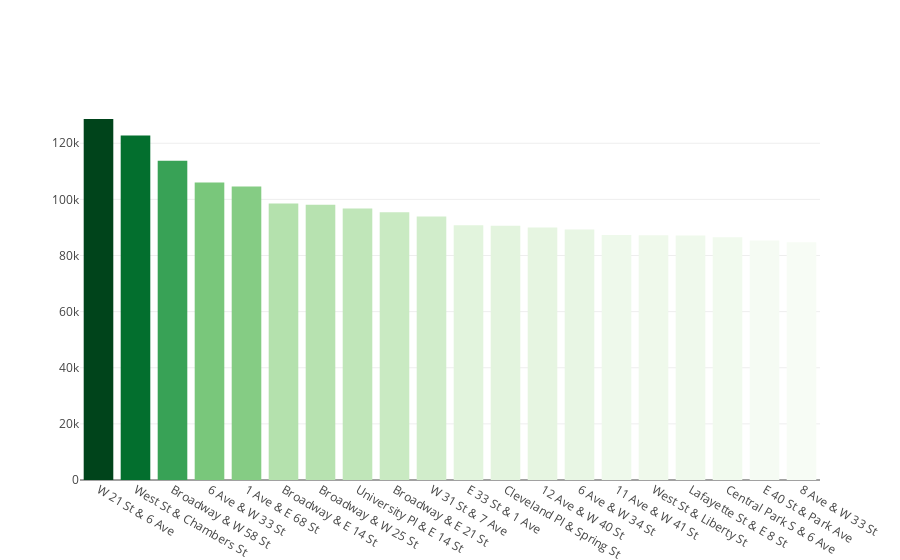

Notebook code for this chart:
### Code cell
# Create and display a Plotly bar chart with bar colors scaled by trip counts

fig = go.Figure(go.Bar(x = top20['start_station_name'], y = top20['value'], marker={'color': top20['value'],'colorscale': 'Greens'}))
fig.show()

### Figure 1 — Plotly figure (JSON) as saved in the notebook; plotly's stock layout.template omitted (floating-point values rounded to 4 significant figures)
{"data": [{"marker": {"color": [128642, 122742, 113770, 105995, 104555, 98492, 98052, 96756, 95376, 93854, 90741, 90586, 89977, 89251, 87303, 87232, 87166, 86500, 85329, 84686], "colorscale": [[0, "rgb(247,252,245)"], [0.125, "rgb(229,245,224)"], [0.25, "rgb(199,233,192)"], [0.375, "rgb(161,217,155)"], [0.5, "rgb(116,196,118)"], [0.625, "rgb(65,171,93)"], [0.75, "rgb(35,139,69)"], [0.875, "rgb(0,109,44)"], [1, "rgb(0,68,27)"]]}, "type": "bar", "x": ["W 21 St & 6 Ave", "West St & Chambers St", "Broadway & W 58 St", "6 Ave & W 33 St", "1 Ave & E 68 St", "Broadway & E 14 St", "Broadway & W 25 St", "University Pl & E 14 St", "Broadway & E 21 St", "W 31 St & 7 Ave", "E 33 St & 1 Ave", "Cleveland Pl & Spring St", "12 Ave & W 40 St", "6 Ave & W 34 St", "11 Ave & W 41 St", "West St & Liberty St", "Lafayette St & E 8 St", "Central Park S & 6 Ave", "E 40 St & Park Ave", "8 Ave & W 33 St"], "y": [128642, 122742, 113770, 105995, 104555, 98492, 98052, 96756, 95376, 93854, 90741, 90586, 89977, 89251, 87303, 87232, 87166, 86500, 85329, 84686]}], "layout": {}}
